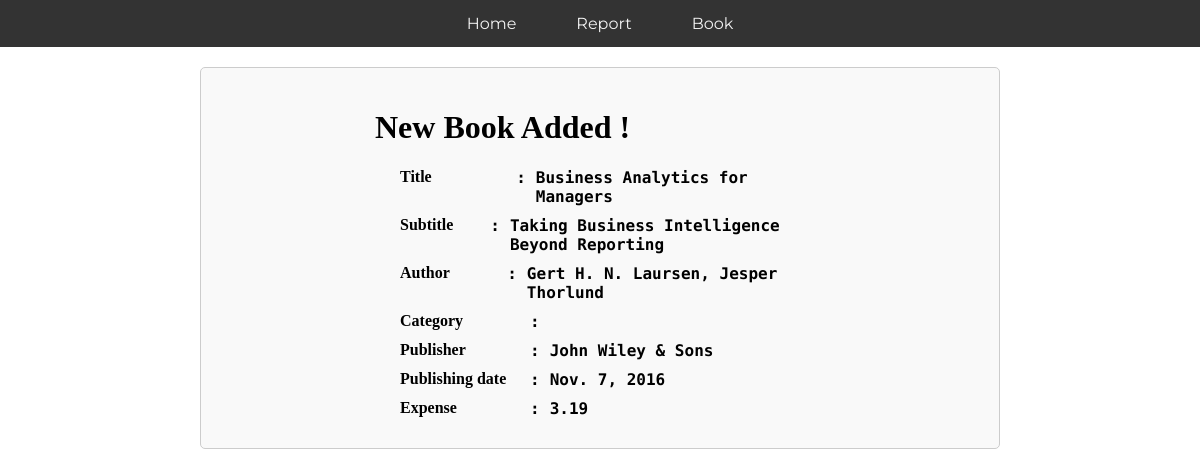
Before: /book/2 with the older database file.
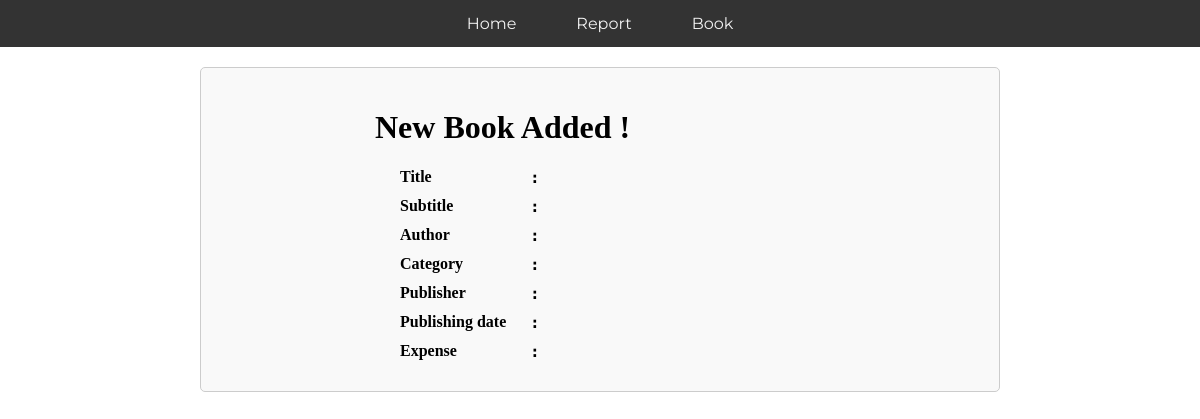
After: the same page with the newer database file.
### api/models.py (models this page shows, shortened)
class Book(models.Model):
    title = models.CharField(max_length=1000)
    subtitle = models.CharField(max_length=1000)
    publishing_date = models.DateField()
    expense = models.FloatField(default=0.0)  # Assuming 0.0 as default value
    author = models.ForeignKey(Author, on_delete=models.CASCADE)
    publisher = models.ForeignKey(Publisher, on_delete=models.CASCADE)
    category = models.ForeignKey(Category, on_delete=models.CASCADE)

class Author(models.Model):
    name = models.CharField(max_length=1000)

class Publisher(models.Model):
    name = models.CharField(max_length=1000)

### Book/views.py (the view)
# urls.py: path('book/<int:id>', retrieveBook, name='ah'),
def retrieveBook(request, id):
    if id:
        try:
            book = Book.objects.get(id=id)
        except Book.DoesNotExist:
            book = None
    else:
        book = None
    return render(request, 'display_book.html', {"book": book})

### template/display_book.html (shortened to what this page needs)
{% extends 'basic.html' %}
{% load static %}
{% block content %}
<link rel="stylesheet" href="{% static 'css/display_book.css' %}">
<div class="container">
<h1>New Book Added !</h1>
    <div class="flex-container">
        <label for="">Title </label>
        <p class="dot">:</p>
        <p>{{book.title}}</p>
    </div>
    <div class="flex-container">
        <label for="">Subtitle </label>
        <p class="dot">:</p>
        <p>{{book.subtitle}}</p>
    </div>
    <div class="flex-container">
        <label for="">Author </label>
        <p class="dot">:</p>
        <p>{{book.author.name}}</p>
    </div>
    <div class="flex-container">
        <label for="">Category </label>
        <p class="dot">:</p>
    </div>
    <div class="flex-container">
        <label for="">Publisher </label>
        <p class="dot">:</p>
        <p>{{book.publisher.name}}</p>
    </div>
    <div class="flex-container">
        <label for="">Publishing date </label>
        <p class="dot">:</p>
        <p>{{book.publishing_date}}</p>
    </div>
    <div class="flex-container">
        <label for="">Expense </label>
        <p class="dot">:</p>
        <p>{{book.expense}}</p>
    </div>
</div>
{% endblock %}

Changed rows visible on the page:
removed Book: title "Business Analytics for Managers", subtitle "Taking Business Intelligence Beyond Reporting", author.name "Gert H. N. Laursen, Jesper Thorlund", publisher.name "John Wiley & Sons", publishing_date "Nov. 7, 2016", expense "3.19"
